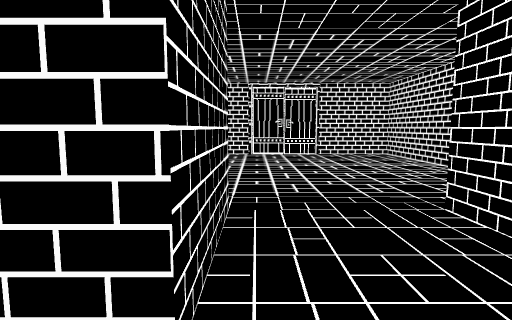
view 1 (above)

12 first-person views from a walk through a scene from a Unity 3-D project. The camera is 1.5 m above the floor, tilts 6° down and sees 80° across. The floor is counted in squares, 1 m on a side. Each view is taken from the middle of a square. On the plan, view 1 faces up. The plan holds only what a view shows up to about 15 squares ahead; the rest is blank. The place goes on beyond the plan. Door leaves are left out, so doorways stand open.

view 2
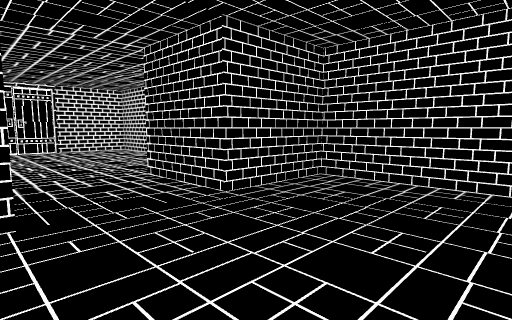

view 3
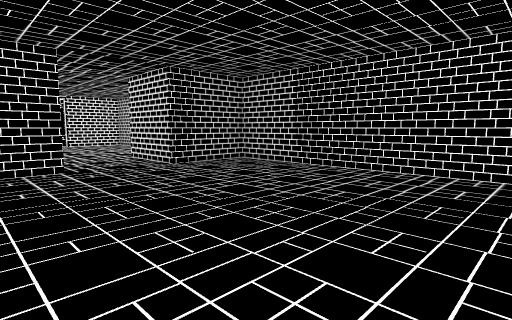

view 4
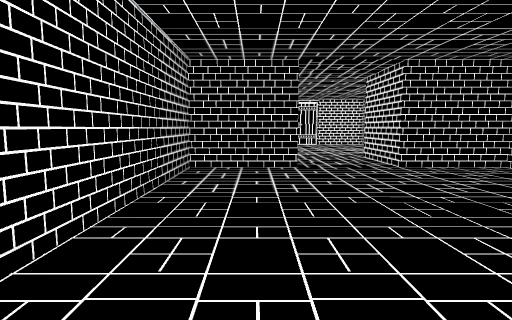

view 5
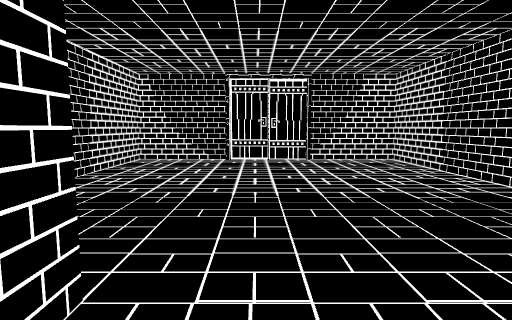

view 6
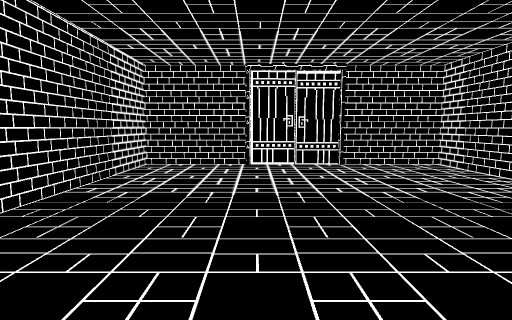

view 7
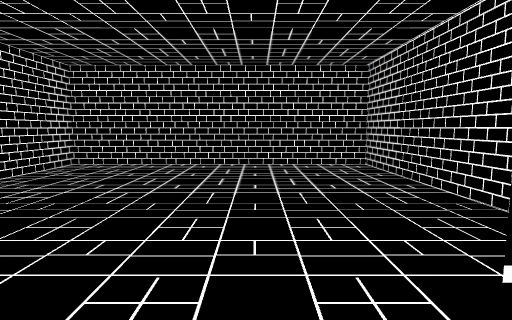

view 8
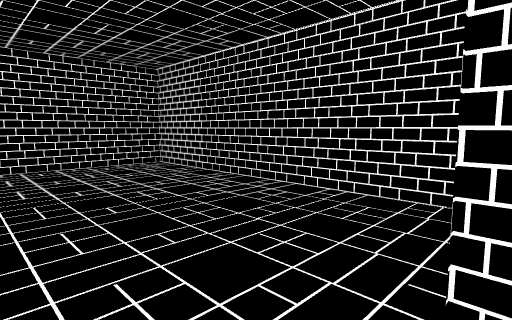

view 9
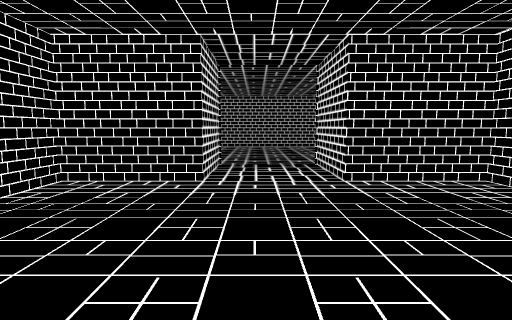

view 10
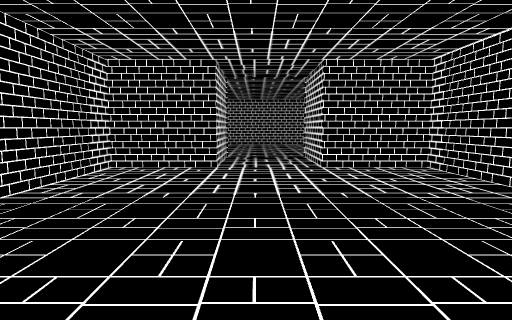

view 11
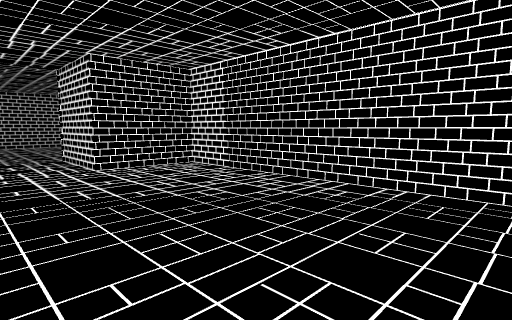

view 12
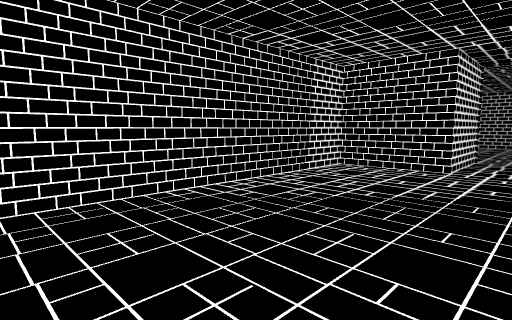

### Floor plan
Ten units are one square. View 1 is at (0, 0); x grows to the right and y downward. Boxes are objects, and circles mark ways between rooms. Rooms are numbered by the first view taken in them; rooms with no view inside come last. Other rooms are left out.
<svg viewBox="-50 -180 130 290">
<path fill="none" stroke="#000" d="M-15 -15 -45 -15 -45 105 75 105 75 -15 35 -15M35 -15 35 -55 75 -55 75 -175 -45 -175 -45 -55 -5 -55 -5 -15 -15 -15"/>
<circle cx="10" cy="-12" r="3" fill="#2a7"/>
<text x="20" y="50">1</text>
<text x="10" y="-100">2</text>
</svg>
Room 1 opens to room 2.

Where each view was taken, in squares from view 1:
view 1: 0 up, 0 right, facing up
view 2: 4 down, 1 left, facing up-right
view 3: 10 down, 3 left, facing up-right
view 4: 10 down, 2 left, facing up
view 5: 3 up, 1 right, facing up
view 6: 5 up, 0 right, facing up
view 7: 2 up, 0 right, facing down
view 8: 2 up, 2 right, facing down-left
view 9: 14 up, 2 right, facing down
view 10: 17 up, 2 right, facing down
view 11: 17 up, 3 right, facing down-left
view 12: 17 up, 1 right, facing down-right
